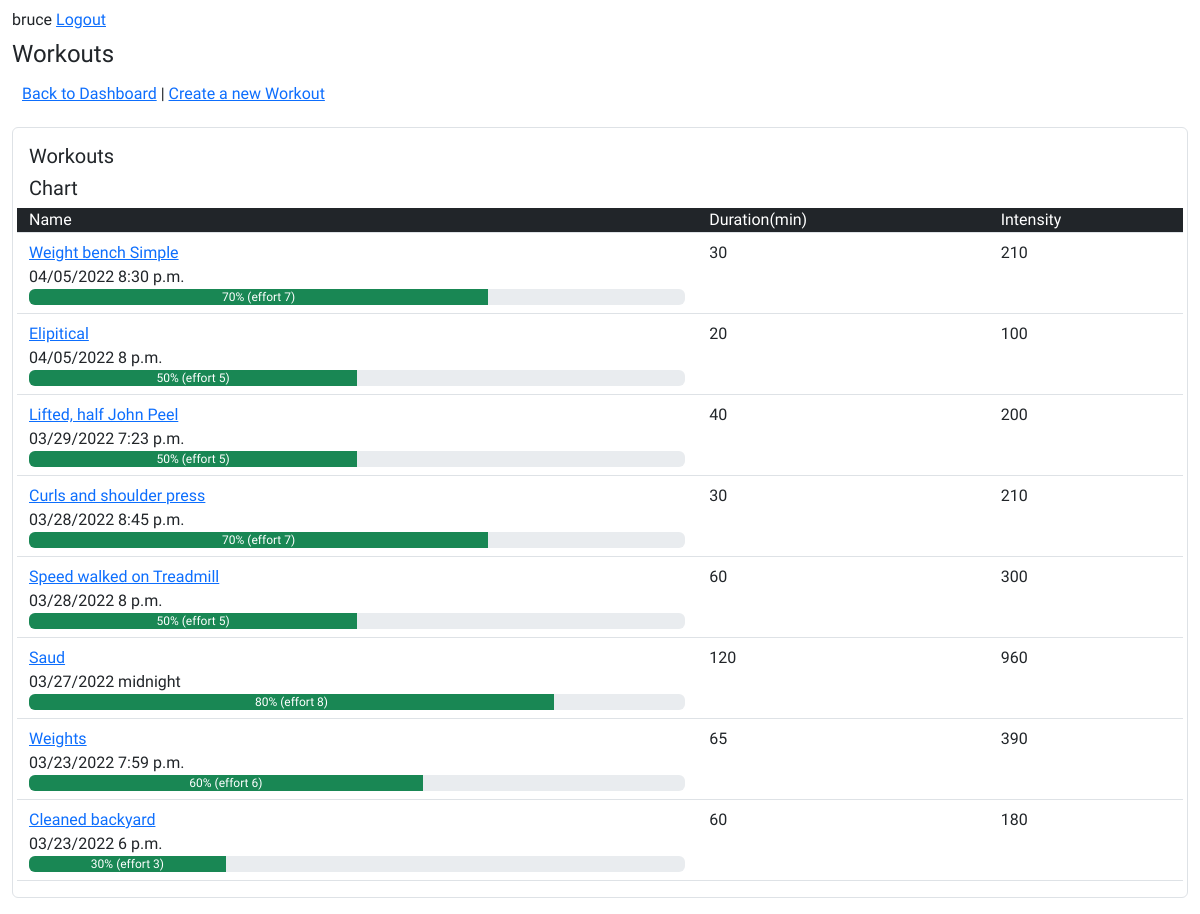
Page /workouts/ (signed in) on the earlier database version.
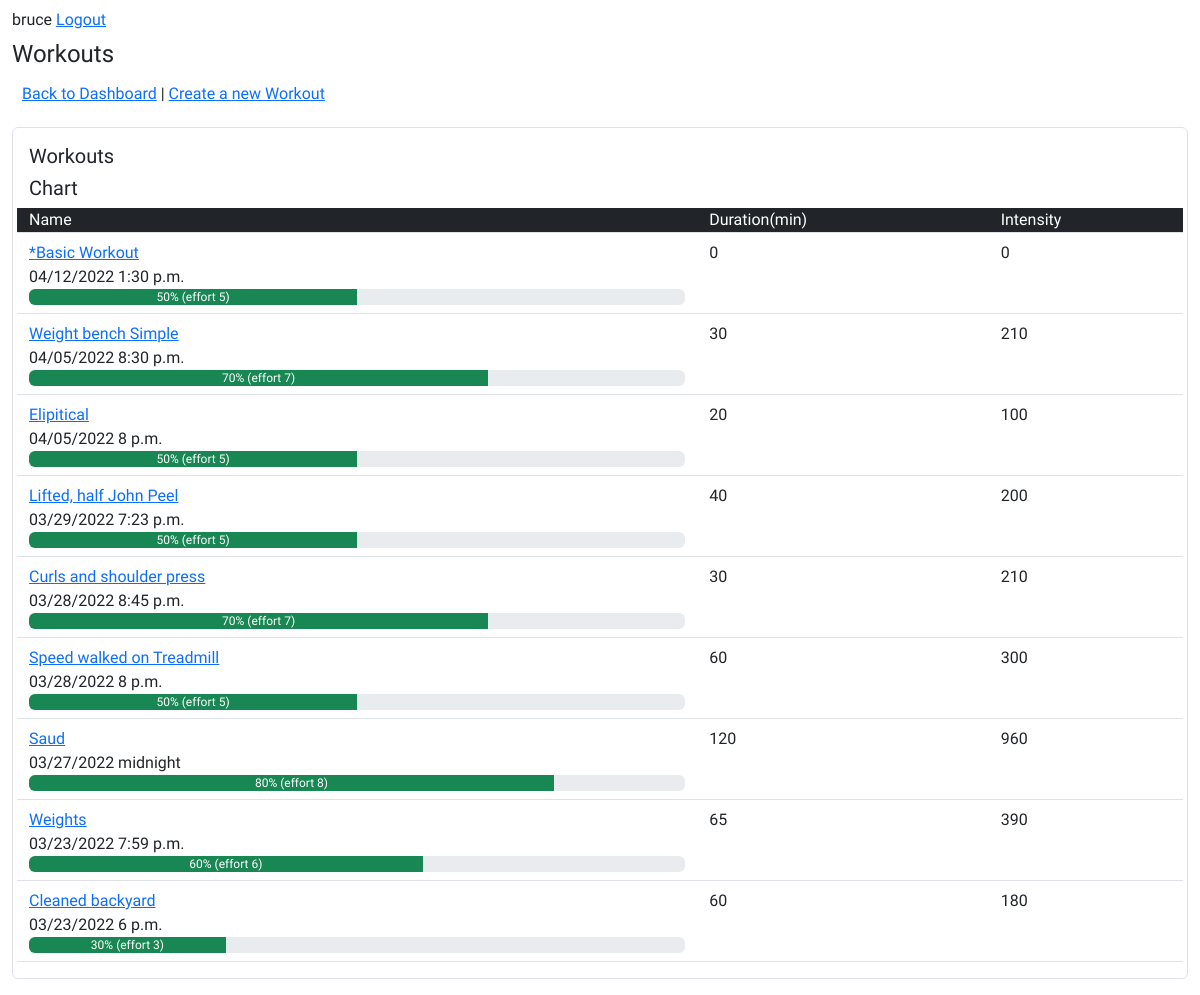
Same page on the later database version.
### workouts/models.py (models this page shows)
class Workout(FitnessModel):
    objects = WorkoutManager()
    history = HistoricalRecords()
    profile = models.ForeignKey(
        Profile, on_delete=models.CASCADE, related_name="workouts"
    )
    name = models.CharField(max_length=255)
    workout_datetime = models.DateTimeField()
    duration = models.IntegerField(default=0)
    effort = models.IntegerField(default=5, choices=((x, str(x)) for x in range(1, 11)))
    description = models.TextField(blank=True)
    def pct(self):
        return int(round(100.0 * (self.effort / 10.0), 0))
    def intensity(self):
        return self.duration * self.effort

### workouts/views.py (the view)
# urls.py: path("", views.HomeView.as_view(), name="home"),
class HomeView(SecureView):
    def get(self, request):
        workouts = workouts_for_me(request.user)
        chart = request.user.profile.workouts.chart_data
        return render(
            request,
            "workouts/home.html",
            {
                "workouts": workouts,
                "chart": chart,
            },
        )

### workouts/models.py (called while the page is built)
    def chart_data(self):
        self.annotate(
            month=TruncDay("workout_datetime", tzinfo=timezone.tzinfo)
        ).values("month").annotate(total=Sum(F("duration") * F("effort")))

### workouts/views.py (called while the page is built)
def workouts_for_me(user):
    return user.profile.workouts.order_by("-workout_datetime")

### workouts/templates/workouts/home.html (shortened to what this page needs)
{% extends 'layout.html' %}
{% block body %}
  <h4>Workouts</h4>
  <div class="menu-wrapper">
  <a href="{% url 'dashboard:home'%}">Back to Dashboard</a> |
  <a href="{% url 'workouts:create_workout' %}">Create a new Workout</a>
  </div>
  <div class="border my-3 p-3  rounded">
  <h5>Workouts</h5>
  {% if workouts  %}
  <h5>Chart</h5>
  <div>
    <div class="row border-bottom bg-dark text-white">
        <div class="col-md-7">Name</div>
        <div class="col-md-3">Duration(min)</div>
        <div class="col-md-2">Intensity</div>
      </div>
    {% for w in workouts %}
      <div class="row border-bottom py-2">
          <div class="col-md-7">
            <a href="{% url 'workouts:update_workout' w.id %}">{{ w.name }}</a>
            <div>{{ w.workout_datetime | date:"SHORT_DATETIME_FORMAT"}}</div>
            <div class="progress">
              <div class="progress-bar bg-success" role="progressbar" style="width: {{w.pct}}%" aria-valuenow="25" aria-valuemin="0" aria-valuemax="100">
                {{w.pct}}%  (effort {{w.effort}})
              </div>
            </div>
          </div>
          <div class="col-md-3">{{ w.duration }}</div>
          <div class="col-md-2">{{ w.intensity }}</div>
      </div>
    {% endfor %}
  {% else %}
    <h2 class="text-muted">Let's create a new workout today!</h2>
  {% endif %}
</div>
{% endblock body %}

Differences in the rows shown:
added Workout: name "*Basic Workout", workout_datetime "04/12/2022 1:30 p.m.", pct "50", effort "5", duration "0", intensity "0"
